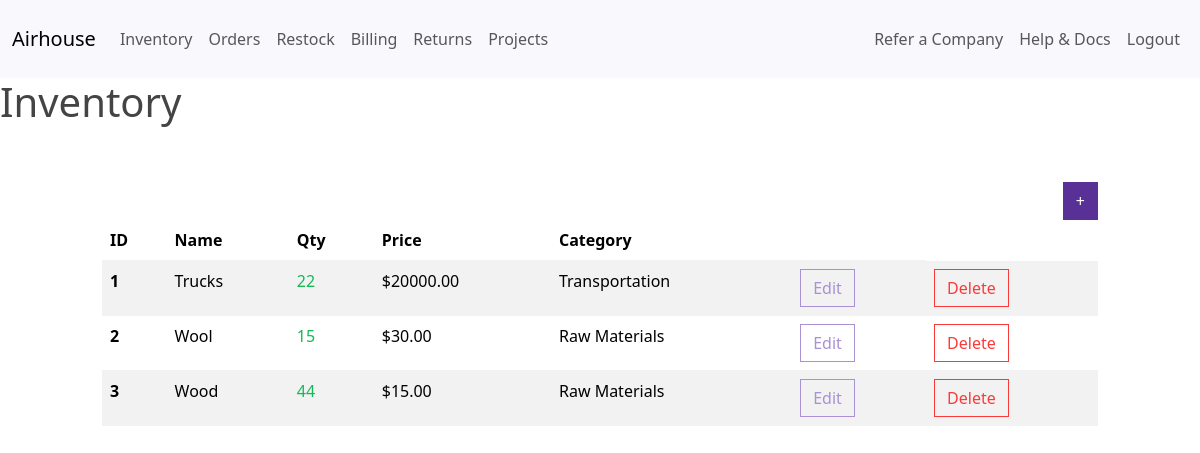
/dashboard/ (signed in), run on an earlier commit of the app's database.
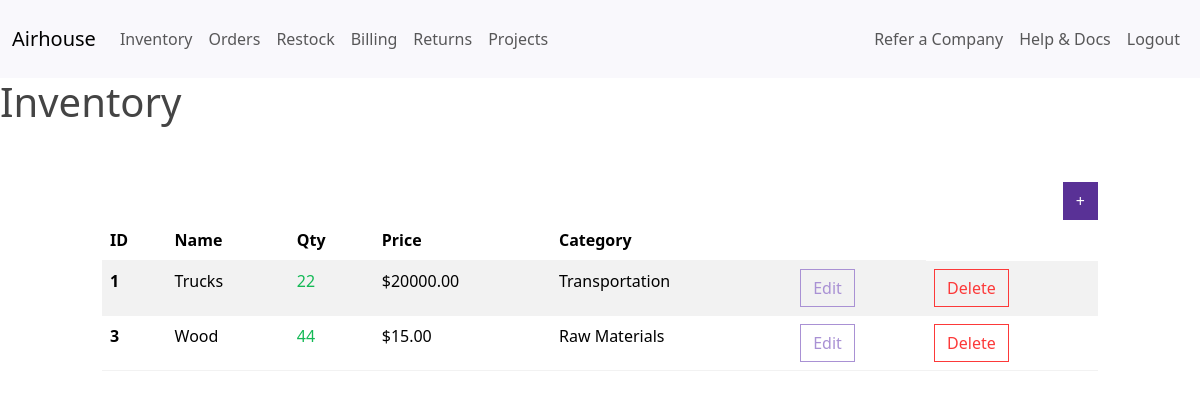
And on a later commit of the database.
### airhouse/models.py (models this page shows, shortened)
class InventoryItem(models.Model):
    name = models.CharField(max_length=200)
    quantity = models.IntegerField()
    price = models.DecimalField(max_digits=10, decimal_places=2)
    category = models.ForeignKey('Category', on_delete=models.SET_NULL, blank=True, null=True)
    date_created = models.DateTimeField(auto_now_add=True)
    user = models.ForeignKey(get_user_model(), on_delete=models.CASCADE)

class Category(models.Model):
    name = models.CharField(max_length=200)
    class Meta:
        verbose_name_plural = 'categories'

### airhouse/views.py (the view)
# urls.py: path('dashboard/', Dashboard.as_view(), name='dashboard'),
class Dashboard(LoginRequiredMixin, View):
    def get(self, request):
        items = InventoryItem.objects.filter(user=self.request.user.id).order_by('id')
        low_inventory = InventoryItem.objects.filter(
            user=self.request.user.id,
            quantity__lte=LOW_QUANTITY
        )
        if low_inventory.count() > 0:
            if low_inventory.count() > 1:
                messages.error(request, f'{low_inventory.count()} items have low inventory')
            else:
                messages.error(request, f'{low_inventory.count()} item has low inventory')
        low_inventory_ids = InventoryItem.objects.filter(
            user=self.request.user.id,
            quantity__lte=LOW_QUANTITY
        ).values_list('id', flat=True)
        return render(request, 'airhouse/dashboard.html', {'items': items, 'low_inventory_ids': low_inventory_ids})

### airhouse/templates/airhouse/dashboard.html (shortened to what this page needs)
{% extends 'airhouse/base.html' %}
{% block content %}
<h1>Inventory</h1>
    <div class="row">
        <div class="col-md-10 col-12 mx-auto mt-5">
            <div class="d-flex justify-content-end">
                <a href="{% url 'add-item' %}" class="btn btn-primary">+</a>
            </div>
            <table class="table table-hover table-striped">
                <thead>
                    <tr>
                        <th scope="col">ID</th>
                        <th scope="col">Name</th>
                        <th scope="col">Qty</th>
                        <th scope="col">Price</th>
                        <th scope="col">Category</th>
                        <th scope="col"></th>
                    </tr>
                </thead>
                <tbody>
                    {% for item in items %}
                    <tr>
                        <th scope="row">{{ item.id }}</th>
                        <td>{{ item.name }}</td>
                        {% if item.id in low_inventory_ids %}
                            <td class="text-danger">{{ item.quantity }}</td>
                        {% else %}
                            <td class="text-success">{{ item.quantity }}</td>
                        {% endif %}
                        <td>${{ item.price }}</td>
                        <td>{{ item.category.name }}</td>
                        <td><a href="{% url 'edit-item' item.id %}" class="btn btn-outline-secondary">Edit</a></td>
                        <td><a href="{% url 'delete-item' item.id %}" class="btn btn-outline-danger">Delete</a></td>
                    </tr>
                    {% endfor %}
                </tbody>
            </table>
        </div>
    </div>
{% endblock content %}

What changed in the data, as far as the page shows it:
removed InventoryItem: id "2", name "Wool", quantity "15", price "30.00", category.name "Raw Materials"
